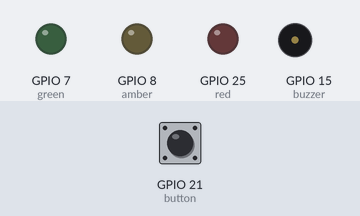
Bench run of a program on a simulated Raspberry Pi (BCM pin numbers). On the bench: output pins drawn as LEDs (lit = HIGH), buzzer (waves = sounding, pin HIGH). The test bench sets the inputs (shaded band); at power-on: GPIO 21 (button) HIGH.

Above: at 1.2 s.
1.3 s: GPIO 21 (button) pulled LOW for 0.15 s
At 2.0 s:
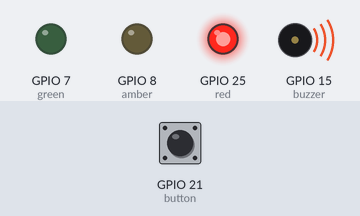
At 10.5 s:
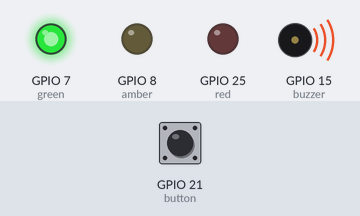
Timing chart, 0 to 10.8 s (numbered marks = the images above; inputs shaded):
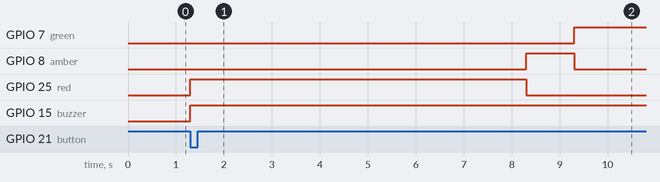

The program:

trafficlight.py
```python
from gpiozero import Button, TrafficLights, Buzzer
from time import sleep

buzzer = Buzzer(15)
button = Button(21)
lights = TrafficLights(25, 8, 7)

while True:
	button.wait_for_press()
	buzzer.on()
	#lights.green.on()
	#sleep(5)
	#lights.green.off()
	#lights.amber.on()
	#sleep(1)
	#lights.amber.off()
	#lights.red.on()
	#sleep(6)
	#lights.red.off()
	#lights.off()
	#buzzer.off()

	lights.red.on()
	sleep(7)
	lights.red.off()
	lights.amber.on()
	sleep(1)
	lights.amber.off()
	lights.green.on()
	sleep(5)
	lights.green.off()
	lights.off()
	buzzer.off()
```

Measured:
- after the input at 1.3 s, GPIO 7 (green): LOW → HIGH after 8.0 s; GPIO 8 (amber): LOW → HIGH after 7.0 s, → LOW 1.0 s later; GPIO 25 (red): LOW → HIGH at once, → LOW 7.0 s later; GPIO 15 (buzzer): LOW → HIGH at once
